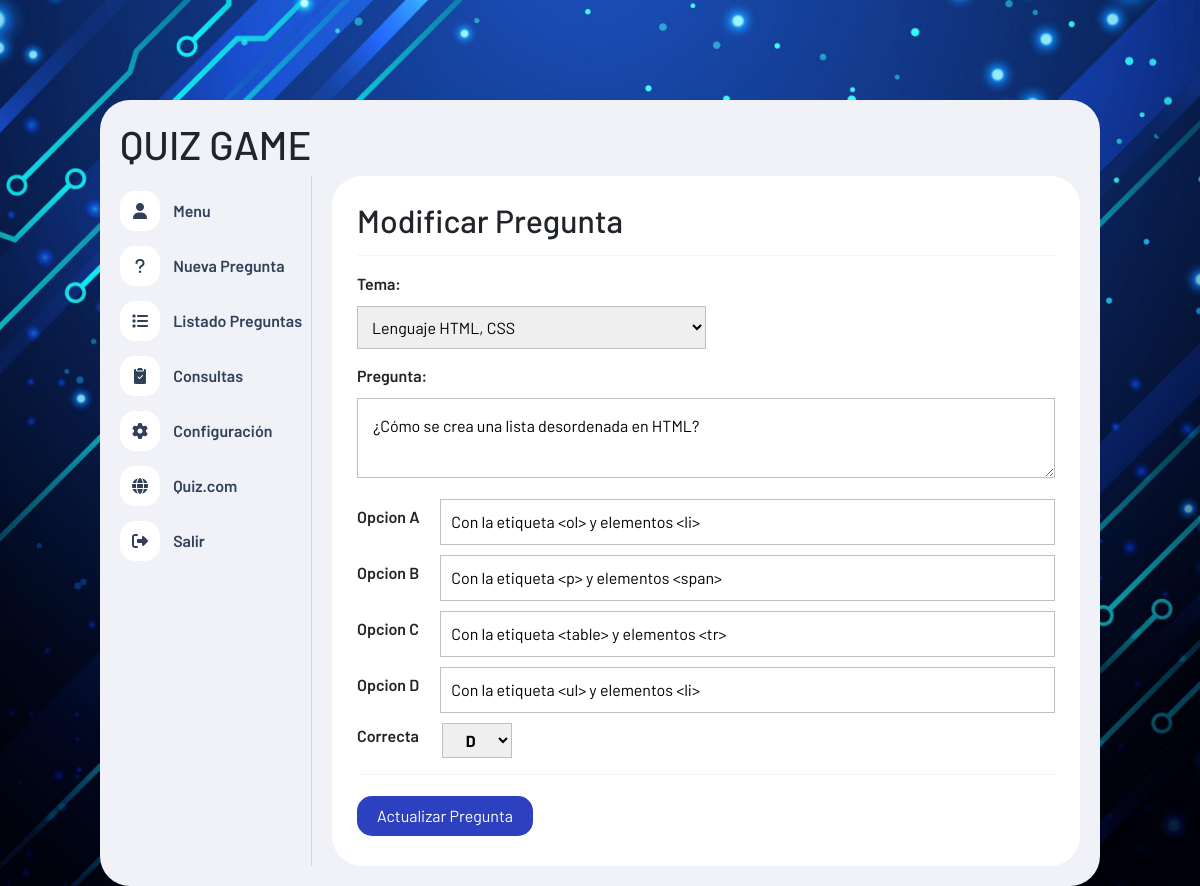
/admin/editarpregunta.php?idPregunta=56 (signed in), run on the app's committed database.
### tables this page shows
CREATE TABLE `preguntas` (
  `id` int(11) primary key auto_increment NOT NULL,
  `tema` int(11) NOT NULL,
  `pregunta` text NOT NULL,
  `opcion_a` text NOT NULL,
  `opcion_b` text NOT NULL,
  `opcion_c` text NOT NULL,
  `opcion_d` text NOT NULL,
  `correcta` varchar(1) NOT NULL,
   FOREIGN KEY (`tema`) REFERENCES temas(`id`) ON DELETE CASCADE
);

### admin/funciones.php (called while the page is built, shortened)
<?php
function obetenerTodosLosTemas() {
    include("conexion.php");
    $query = "SELECT * FROM temas";
    $result = mysqli_query($conn, $query);
    return $result;
}
function obtenerPreguntaPorId($id) {
    include("conexion.php");
    $query = "SELECT * FROM preguntas WHERE id = $id";
    $result = mysqli_query($conn, $query);
    $pregunta = mysqli_fetch_array($result);
    return $pregunta;
}

### admin/editarpregunta.php (the view, shortened to what this page needs)
<?php
include("funciones.php");
$id = $_GET['idPregunta'];
$pregunta = obtenerPreguntaPorId($id);
$resltado_temas = obetenerTodosLosTemas();
?>
<!DOCTYPE html>
<html lang="es">
<head>
    <link rel="stylesheet" href="https://cdnjs.cloudflare.com/ajax/libs/font-awesome/6.1.1/css/all.min.css" />
    <link href="https://cdn.jsdelivr.net/npm/bootstrap@5.3.3/dist/css/bootstrap.min.css" rel="stylesheet">
    <link rel="stylesheet" href="estilo.css">
    <link rel="stylesheet" href="https://cdn.jsdelivr.net/npm/bootstrap-icons@1.11.2/font/bootstrap-icons.min.css">
</head>
<body>
    <div class="contenedor">
        <header>
            <h1>QUIZ GAME</h1>
        </header>
        <div class="contenedor-info">
            <?php include("nav.php") ?>
            <div class="panel">
                <h2>Modificar Pregunta</h2>
                <hr>
                <section id="nuevaPregunta">
                    <form action="<?php echo $_SERVER['PHP_SELF'] ?>" method="get">
                        <div class="fila">
                            <label for="">Tema: </label>
                            <select name="tema" id="tema">
                                <?php while ($row = mysqli_fetch_assoc($resltado_temas)) : ?>
                                    <?php if ($row['id'] == $pregunta['tema']) : ?>
                                    <option value="<?php echo $row['id'] ?>" selected>
                                        <?php echo $row['nombre'] ?>
                                    </option>
                                <?php else : ?>
                                    <option value="<?php echo $row['id'] ?>">
                                        <?php echo $row['nombre'] ?>
                                    </option>
                                <?php endif ?>
                                <?php endwhile ?>
                            </select>
                        </div>
                        <div class="fila">
                            <label for="">Pregunta:</label>
                            <textarea name="pregunta" id="" cols="30" rows="10" reqired><?php echo $pregunta['pregunta']?></textarea>
                        </div>
                        <div class="opciones">
                            <div class="opcion">
                                <label for="">Opcion A</label>
                                <input type="text" name="opcion_a" id="" value = "<?php echo $pregunta['opcion_a']?>"required>
                            </div>
                            <div class="opcion">
                                <label for="">Opcion B</label>
                                <input type="text" name="opcion_b" value ="<?php echo $pregunta['opcion_b']?>"required>
                            </div>
                            <div class="opcion">
                                <label for="">Opcion C</label>
                                <input type="text" name="opcion_c" required value="<?php echo $pregunta['opcion_c']?>">
                            </div>
                            <div class="opcion">
                                <label for="">Opcion D</label>
                                <input type="text" name="opcion_d" required value="<?php echo $pregunta['opcion_d']?>">
                            </div>
                        </div>
                        <div class="opcion">
                            <label for="">Correcta</label>
                            <select name="correcta" id="" class="correcta">
                                <option value="D" <?php if($pregunta['correcta']=='D'){ echo "selected";}?>>D</option>
                            </select>
                        </div>
                        <hr>
                        <input type="submit" value="Actualizar Pregunta" name="actualizar" class="btn-guardar">
                    </form>
                </section>
            </div>
        </div>
    </div>
</body>
</html>

### admin/estilo.css (style rules this page uses)
* { box-sizing: border-box; font-family: 'Barlow'; }
body { margin: 0; height: 100vh; background: url(../img/fondo_2.jpg); background-attachment: fixed; background-size: cover; background-repeat: no-repeat; background-position: center center; padding: 100px 10px 0 10px; }
hr { border: none; border-bottom: 1px solid #d6d6d6; }
.contenedor { max-width: 1000px; width: 100%; margin: auto; background-color: #f1f2f8; padding: 20px; border-radius: 30px; }
.contenedor .contenedor-info { display: flex; }
.contenedor .contenedor-info .panel { background-color: #fff; width: 100%; border-radius: 30px; margin-left: 20px; padding: 25px; }
#nuevaPregunta .fila { margin: 15px 0; }
#nuevaPregunta label { display: block; font-size: 16px; font-weight: 600; margin-bottom: 10px; }
#nuevaPregunta #tema { width: 50%; padding: 10px; border: 1px solid #c0c0c0; }
#nuevaPregunta textarea { width: 100%; border: 1px solid #c0c0c0; padding: 15px; max-height: 80px; }
#nuevaPregunta .opcion { display: flex; align-items: center; margin-bottom: 10px; }
#nuevaPregunta .opcion label { width: 10%; display: inline; }
#nuevaPregunta .opcion input { width: 90%; padding: 10px; margin-left: 15px; border: 1px solid #c0c0c0; }
#nuevaPregunta .correcta { width: 10%; padding: 6px; border: 1px solid #c0c0c0; margin-left: 15px; text-align: center; font-weight: bold; font-size: 16px; }
#nuevaPregunta .btn-guardar { background: #2d40bf; font-size: 16px; color: #fff; border: none; padding: 8px 20px; border-radius: 15px; margin: 5px 0; transition: .5s; cursor: pointer; }

### data on the page
preguntas: pregunta "¿Cómo se crea una lista desordenada en HTML?", opcion_a "Con la etiqueta <ol> y elementos <li>", opcion_b "Con la etiqueta <p> y elementos <span>", opcion_c "Con la etiqueta <table> y elementos <tr>", opcion_d "Con la etiqueta <ul> y elementos <li>", correcta "D"

### other printed values
form field tema "Lenguaje HTML, CSS"
